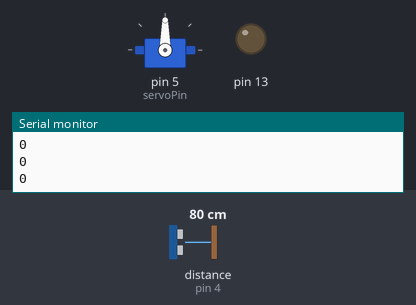
Bench run of a sketch on a simulated Arduino Uno, built with avr-gcc and run on an emulated ATmega328P. Parts: servo, output pins drawn as LEDs (lit = HIGH), the last lines printed to the serial monitor. Wiring (inferred from the names in the program): servo: signal pin 5. The test bench sets the inputs (shaded band); at power-on: distance to the obstacle (sensor on pin 4) 80 cm. The echo pulse lasts 58.3 µs per cm; servo pulses on a pin are drawn as a servo (544–2400 µs = 0–180°); pins used as bus, display or sensor lines are not drawn.

Above: at 20.1 s.
At 72.1 s:
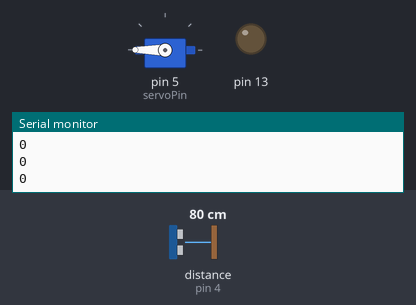
At 121.1 s:
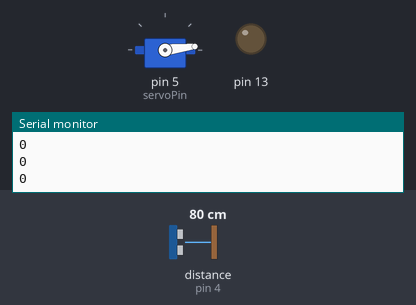
Timing chart, 0 to 128.6 s (numbered marks = the images above):
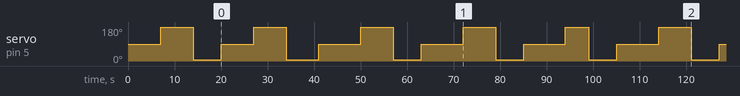

The sketch:

SimpleBot.ino
```cpp
#include <ZumoMotors.h>
#include <ZumoBuzzer.h>
#include <Wire.h>
#include <LSM303.h>

//Przypisanie pinow
const int trigPin = 2;
const int echoPin = 4;
const int servoPin = 5;

//zmienne
uint16_t volatile servoTime = 0;
uint16_t volatile servoHighTime = 3000;
boolean volatile servoHigh = false;
long czas, cm;
int dl, d, dr;

//tworzenie obiektow
ZumoMotors motors;

void setup() {
  //rozpoczyna komunikacje
  Serial.begin(9600);

  //serwo
  servoInit();

  //przypisanie pinow
  pinMode(13, OUTPUT);
  pinMode(trigPin, OUTPUT);
  pinMode(echoPin, INPUT);

  //ustawienie poczatkowe
  rozejrzyj();
}

void loop() {
 rozejrzyj();
 delay(3000);
}

//przeliczanie milisekund na odleglosc
long microsecondsToCentimeters(long microseconds) {
  return microseconds / 29 / 2;
}

//odleglosc
int sprawdzOdleglosc() {
  for (int i = 0; i<5; i++ ) {
    digitalWrite(trigPin, LOW);
    delayMicroseconds(2);
    digitalWrite(trigPin, HIGH);
    delayMicroseconds(10);
    czas = pulseIn(echoPin, HIGH);
    cm =  microsecondsToCentimeters(czas);
  }
  Serial.println(cm);
  return cm;
}

//sprawdz w ktora strone
void rozejrzyj() {
  servoSetPosition(1500);
  delay(1000);
  d = sprawdzOdleglosc();
  delay(1000);
  servoSetPosition(2500);
  delay(1000);
  dl = sprawdzOdleglosc();
  delay(1000);
  servoSetPosition(575);
  delay(1000);
  dr = sprawdzOdleglosc();
  delay(1000);
  servoSetPosition(1500);
}

//funkcje do obslugi serwa
ISR(TIMER2_COMPA_vect) {
  servoTime += OCR2A + 1;
  static uint16_t highTimeCopy = 3000;
   static uint8_t interruptCount = 0;
   if(servoHigh)
   {
     if(++interruptCount == 2)
{
OCR2A = 255;
}
     if(servoTime >= highTimeCopy) {
       // The pin has been high enough, so do a falling edge.
       digitalWrite(servoPin, LOW);
       servoHigh = false;
       interruptCount = 0;
      }
}
else
   {
     // The servo pin is currently low.
     if(servoTime >= 40000)
     {
       // We've hit the end of the period (20 ms),
       // so do a rising edge.
       highTimeCopy = servoHighTime;
       digitalWrite(servoPin, HIGH);
       servoHigh = true;
       servoTime = 0;
       interruptCount = 0;
       OCR2A = ((highTimeCopy % 256) + 256)/2 - 1;
}
}
}

  void servoInit()
 {
   digitalWrite(servoPin, LOW);
   pinMode(servoPin, OUTPUT);
   // Turn on CTC mode.  Timer 2 will count up to OCR2A, then
   // reset to 0 and cause an interrupt.
   TCCR2A = (1 << WGM21);
   // Set a 1:8 prescaler.  This gives us 0.5us resolution.
   TCCR2B = (1 << CS21);
   // Put the timer in a good default state.
   TCNT2 = 0;
   OCR2A = 255;
   TIMSK2 |= (1 << OCIE2A);  // Enable timer compare interrupt.
   sei();   // Enable interrupts.
 }
 // ihguvgh
 void servoSetPosition(uint16_t highTimeMicroseconds)
 {
   TIMSK2 &= ~(1 << OCIE2A); // disable timer compare interrupt
   servoHighTime = highTimeMicroseconds * 2;
   TIMSK2 |= (1 << OCIE2A); // enable timer compare interrupt
}
```

Measured:
- by itself, servo on pin 5 (servoPin): 90° → 180° at 7.0 s, → 7° 7.0 s later, → 90° 6.0 s later, → 180° 7.0 s later, … (18 changes in this stretch)
